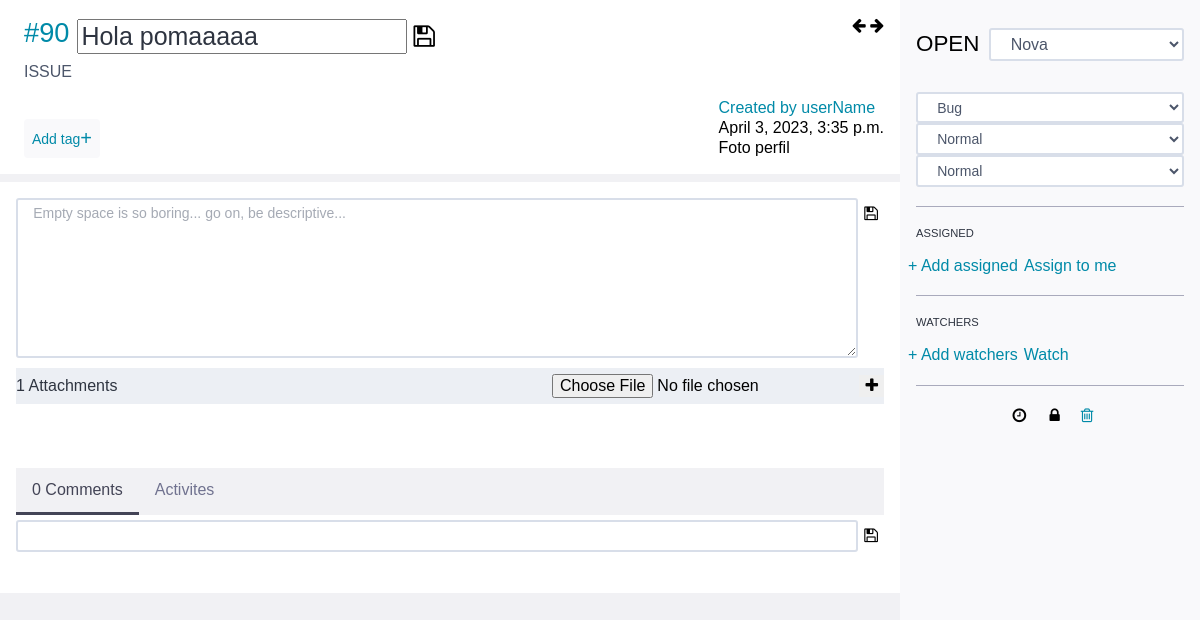
The app's page /issues/90/edit (signed in) with its own data.
### issues/models.py (models this page shows)
class Issue(models.Model):
    BUG = 'B'
    PREG = 'P'
    MIL = 'M'
    TTIPUS = (
        (BUG, _('Bug')),
        (PREG, _('Pregunta')),
        (MIL, _('Millora'))
    )
    NOVA = 'N'
    DOING = 'D'
    TEST = 'T'
    CLOSED = 'C'
    INFO = 'I'
    REBUTJADA = 'R'
    PROP = 'P'
    TESTATS = (
        (NOVA, _('Nova')),
        (DOING, _('En curs')),
        (TEST, _('Llesta per testejar')),
        (CLOSED, _('Tancada')),
        (INFO, _('Necessita informació')),
        (REBUTJADA, _('Rebutjada')),
        (PROP, _('Proposada'))
    )
    DESITJ = 'D'
    MENOR = 'M'
    NORMAL = 'N'
    IMP = 'I'
    CRITIC = 'C'
    TGRAVETAT = (
        (DESITJ, _('Desitjada')),
        (MENOR, _('Menor')),
        (NORMAL, _('Normal')),
        (IMP, _('Important')),
        (CRITIC, _('Crítica'))
    )
    BAIXA = 'B'
    MITJA = 'M'
    ALTA = 'A'
    TPRIORITAT = (
        (BAIXA, _('Baixa')),
        (MITJA, _('Normal')),
        (ALTA, _('Alta'))
    )
    id = models.AutoField(primary_key=True, verbose_name=_('Identificador'))
    subject = models.CharField(max_length=500, null=False, blank=False, verbose_name=_('Assumpte'))
    descripcio = models.CharField(max_length=524288, null=True, blank=True, verbose_name=_('Descripció'))
    tipus = models.CharField(choices=TTIPUS, default=BUG, max_length=5, verbose_name=_('Tipus'))
    estat = models.CharField(choices=TESTATS, default=NOVA, max_length=5, verbose_name=_('Estat'))
    gravetat = models.CharField(choices=TGRAVETAT, default=NORMAL, max_length=5, verbose_name=_('Gravetat'))
    prioritat = models.CharField(choices=TPRIORITAT, default=MITJA, max_length=5, verbose_name=_('Prioritat'))
    creador = models.ForeignKey(Usuari, related_name='creats', null=True, blank=True, on_delete=models.DO_NOTHING, verbose_name=_('Creador'))
    assignacio = models.ForeignKey(Usuari, related_name='assignats', null=True, blank=True, on_delete=models.DO_NOTHING, verbose_name=_('Assignada a'))
    dataCreacio = models.DateTimeField(auto_now_add=True, verbose_name=_('Data creació'))
    dataModificacio = models.DateTimeField(auto_now=True, verbose_name=_('Última modificació'))
    dataLimit = models.DateTimeField(null=True, blank=True, verbose_name=_('Data límit'))
    bloquejat = models.BooleanField(null=False, blank=False, default=False, verbose_name=_('Bloquejat'))
    motiuBloqueig = models.CharField(max_length=50, null=True, blank=True, verbose_name=_('Motiu bloqueig'))
    tags = models.ManyToManyField(Tag, related_name='issues',  verbose_name=_('Tags'))
    def get_types(self):
        return {
            'TTipus': Issue.TTIPUS,
            'TEstats': Issue.TESTATS,
            'TGravetat': Issue.TGRAVETAT,
            'TPrioritat': Issue.TPRIORITAT
        }

### issues/views.py (the view, shortened to what this page needs)
# urls.py: path('<int:id>/edit', views.EditarIssueView.as_view(), name='editar_issue'),
class EditarIssueView(IsAuthenticatedMixin, UpdateView):
    model = Issue
    template_name = 'issue_edit.html'
    form_class = IssueForm
    success_url = None
    context_object_name = 'issue'
    def get_object(self, queryset=None):
        id = self.kwargs.get('id')
        queryset = Issue.objects.prefetch_related('attachments', 'comentaris').order_by('-attachments__data', '-comentaris__data')
        return get_object_or_404(queryset, id=id)
    def get_context_data(self, **kwargs):
        context = super().get_context_data(**kwargs)
        context.update(Issue.get_types(self))
        return context

### issues/forms.py
class IssueForm(forms.ModelForm):
    attachment = AttachmentForm()
    comenntari = ComentariForm()
    tag = TagForm()
    class Meta:
        model = models.Issue
        fields = ('subject', 'descripcio', 'tipus', 'estat', 'gravetat', 'prioritat', 'assignacio', 'dataLimit', 'bloquejat', 'motiuBloqueig')

### issues/templates/issue_edit.html (shortened to what this page needs)
{% extends 'base.html' %}
{% block content %}
<form method="post" enctype="multipart/form-data">
<div class="master">
    <div class="wrapper">
        <div class="main detail">
            <div class="detail-header-container">
                <div class="detail-nav">
                    <i title="Previous" class="fa fa-arrow-left" aria-hidden="true" href="url/previous/issue"></i>
                    <i title="Next" class="fa fa-arrow-right" aria-hidden="true" href="url/next/issue"></i>
                </div>
                <div class="detail-header">
                    <div class="detail-title-wrapper">
                        <span classe="issue-text" style="display: inline-flex;">
                            <div class="detail-ref">
                                <span class="issue-ref">#{{issue.id}}</span>
                            </div>
                            <input name="subject" style="margin-top: 3px; font-size: 25px;" class="detail-subject" value="{{issue.subject}}">
                            <button style="background: none;" type="submit"  name="guardar_subject">
                                <i style="margin-top: 3px; font-size: 25px;" class="fa fa-floppy-o" aria-hidden="true"></i>
                            </button>
                        </span>
                    </div>
                    <div class="detail-project">
                        <div class="section-name">Issue</div>
                    </div>
                    <div class="subheader">
                        <div class="tags-container">
                            <div style="display: flex; justify-content: space-between;">
                                <button class="btn-filter ng-animate-disabled" id="addTagBtn">
                                    <span>Add tag</span>
                                    <span style="font-size: 20px;">+</span>
                                </button>
                            </div>
                        </div>
                        <div>
                            <div class="created-by">
                                <a href="url usser">Created by userName</a>
                                <div class="created-date">{{issue.dataModificacio}}</div>
                            </div>
                            <div class="user-avatar">
                                <span>Foto perfil</span>
                            </div>
                        </div>
                    </div>
                </div>
            </div>
            <div class="detail-content">
                <section class="duty-content" style="justify-content: flex-start;">
                    <div style="display: flex; justify-content: space-between;">
                        <textarea placeholder="Empty space is so boring... go on, be descriptive..."
                        name="descripcio" rows="7"
                        class="description ng-pristine ng-untouched ng-valid ng-empty"></textarea>
                        <button style="max-height: 32px; background: none;" type="submit"  name="guardar_descripcio">
                            <i  class="fa fa-floppy-o" aria-hidden="true"></i>
                        </button>
                    </div>
                </section>
                <section style="margin-top: 10px;" class="attachments attachments-full">
                    <div class="attachments-header">
                        <h3 class="attachment-title">
                            <span class="attachments-num">1</span>
                            <span class="attachments-text">Attachments</span>
                        </h3>
                        <div class="options ">
                            <div class="add-attach">
                                <input type="file" value="+" name="document">
                                <button type="submit" name="afegir_attachment">
                                    <i class="fa fa-plus" aria-hidden="true"></i>
                                </button>
                            </div>
                        </div>
                    </div>
                </section>
                <section class="history">
                    <nav class="history-tabs">
                        <a class="history-tab active" href="localhost:8000/issues/41/edit/activites">{{issue.comentaris.all.count}} Comments</a>
                        <a class="history-tab" href="localhost:8000/issues/41/edit/activites">Activites</a>
                    </nav>
                </section>
                <section class="comment" >
                    <div style="display: flex; justify-content: space-between;">
                        <input type="text" name="text" style="margin-top: 5px; margin-bottom: 5px;">
                        <button type="submit" name="afegir_comentari" style="background: none;">
                            <i class="fa fa-floppy-o" aria-hidden="true"></i>
                        </button>
                    </div>
                </section>
            </div>
        </div>
        <sidebar class="sidebar ticket-data">
            <section class="ticket-header">
                <span class="ticket-title ng-pristine ng-valid ng-untouched ng-not-empty">
                    <span>Open</span>
                </span>
                <select style="margin-left: 10px;" name="estat" type="submit" class="status-button">
                    {% for estat in form.estat %}
                        <option value="{{estat}}">{{estat}}</option>
                    {% endfor %}
                </select>
            </section>
            <section class="ticket-section ticket-data-container">
                <div class="ticket-data-container">
                    <select name="tipus" type="submit" class="status-button">
                        {% for tipus in form.tipus %}
                            <option value="{{tipus}}">{{tipus}}</option>
                        {% endfor %}
                    </select>
                    <select name="gravetat" type="submit" class="status-button">
                        {% for gravetat in form.gravetat %}
                            <option value="{{gravetat}}">{{gravetat}}</option>
                        {% endfor %}
                    </select>
                    <select name="prioritat" type="submit" class="status-button">
                        {% for prioritat in form.prioritat %}
                            <option value="{{prioritat}}">{{prioritat}}</option>
                        {% endfor %}
                    </select>
                </div>
            </section>
            <section class="ticket-section ng-pristine ng-untouched ng-valid ng-not-empty">
                <div class="ticket-section-label">
                    <span>Assigned</span>
                </div>
                <div class="ticket-user-list-container">
                    <div class="ticket-user-list-content">
                        <div class="ticket-users-actions">
                            <a href="url/assignOther" style="margin-right: 10px;" class="ticket-users-actions">+ Add assigned</a>
                            <a href="url/assignToMe" class="ticket-users-actions">Assign to me</a>
                        </div>
                    </div>
                </div>
            </section>
            <section class="ticket-section ticket-watchers">
                <div class="ticket-section-label">
                    <span>Watchers</span>
                </div>
                <div class="ticket-user-list-container">
                    <div class="ticket-user-list-content">
                        <div class="ticket-users-actions">
                            <a href="url/assignOther" style="margin-right: 10px;" class="ticket-users-actions">+ Add watchers</a>
                            <a href="url/assignToMe" class="ticket-users-actions">Watch</a>
                        </div>
                    </div>
                </div>
            </section>
            <section class="ticket-section ticket-detail-settings">
                <div class="ticket-detail-settings" >
                    <div>
                        <button style="background: none;">
                            <i style="width: 10px; height:10px" class="fa fa-clock-o" aria-hidden="true"></i>
                        </button>
                    </div>
                    <div>
                        <button style="margin-left: 15px; background: none;" type="submit" name="guardar_bloquejat">
                            <i class="fa fa-lock" aria-hidden="true"></i>
                        </button>
                    </div>
                    <div>
                        <a href="{% url 'esborrar_issue' issue.id %}">
                            <i style="margin-left: 15px;" class="fa fa-trash-o" aria-hidden="true"></i>
                        </a>
                    </div>
                </div>
            </section>
        </sidebar>
    </div>
</div>
</form>
{% endblock %}

### records on screen
Issue: id "90", subject "Hola pomaaaaa", dataModificacio "April 3, 2023, 3:35 p.m.", comentaris.all.count "0", estat "Nova", tipus "Bug", gravetat "Normal", prioritat "Normal"
